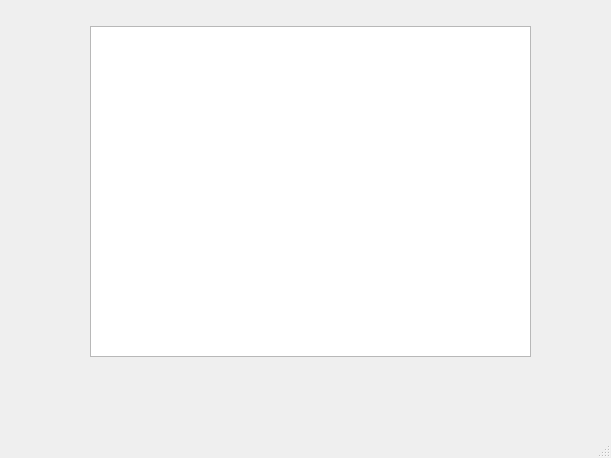
<?xml version="1.0" encoding="UTF-8"?>
<ui version="4.0">
 <class>MainWindow</class>
 <widget class="QMainWindow" name="MainWindow">
  <property name="geometry">
   <rect>
    <x>0</x>
    <y>0</y>
    <width>611</width>
    <height>458</height>
   </rect>
  </property>
  <property name="windowTitle">
   <string>MainWindow</string>
  </property>
  <widget class="QWidget" name="centralwidget">
   <widget class="QTextEdit" name="record">
    <property name="geometry">
     <rect>
      <x>90</x>
      <y>26</y>
      <width>441</width>
      <height>331</height>
     </rect>
    </property>
   </widget>
  </widget>
  <widget class="QMenuBar" name="menubar">
   <property name="geometry">
    <rect>
     <x>0</x>
     <y>0</y>
     <width>611</width>
     <height>26</height>
    </rect>
   </property>
  </widget>
  <widget class="QStatusBar" name="statusbar"/>
 </widget>
 <resources/>
 <connections/>
</ui>
